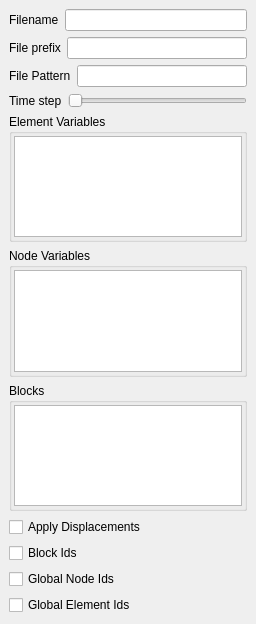
<ui version="4.0" >
 <author></author>
 <comment></comment>
 <exportmacro></exportmacro>
 <class>ExodusReader</class>
 <widget class="QWidget" name="ExodusReader" >
  <property name="geometry" >
   <rect>
    <x>0</x>
    <y>0</y>
    <width>256</width>
    <height>624</height>
   </rect>
  </property>
  <property name="windowTitle" >
   <string>Form</string>
  </property>
  <layout class="QVBoxLayout" >
   <property name="margin" >
    <number>9</number>
   </property>
   <property name="spacing" >
    <number>6</number>
   </property>
   <item>
    <layout class="QHBoxLayout" >
     <property name="margin" >
      <number>0</number>
     </property>
     <property name="spacing" >
      <number>6</number>
     </property>
     <item>
      <widget class="QLabel" name="label_2" >
       <property name="text" >
        <string>Filename</string>
       </property>
      </widget>
     </item>
     <item>
      <widget class="QLineEdit" name="FileName" />
     </item>
    </layout>
   </item>
   <item>
    <layout class="QHBoxLayout" >
     <property name="margin" >
      <number>0</number>
     </property>
     <property name="spacing" >
      <number>6</number>
     </property>
     <item>
      <widget class="QLabel" name="label_3" >
       <property name="text" >
        <string>File prefix</string>
       </property>
      </widget>
     </item>
     <item>
      <widget class="QLineEdit" name="FilePrefix" />
     </item>
    </layout>
   </item>
   <item>
    <layout class="QHBoxLayout" >
     <property name="margin" >
      <number>0</number>
     </property>
     <property name="spacing" >
      <number>6</number>
     </property>
     <item>
      <widget class="QLabel" name="label_4" >
       <property name="text" >
        <string>File Pattern</string>
       </property>
      </widget>
     </item>
     <item>
      <widget class="QLineEdit" name="FilePattern" />
     </item>
    </layout>
   </item>
   <item>
    <layout class="QHBoxLayout" >
     <property name="margin" >
      <number>0</number>
     </property>
     <property name="spacing" >
      <number>6</number>
     </property>
     <item>
      <widget class="QLabel" name="label" >
       <property name="text" >
        <string>Time step</string>
       </property>
      </widget>
     </item>
     <item>
      <widget class="QSlider" name="TimeStep" >
       <property name="orientation" >
        <enum>Qt::Horizontal</enum>
       </property>
      </widget>
     </item>
    </layout>
   </item>
   <item>
    <widget class="QGroupBox" name="groupBox" >
     <property name="title" >
      <string>Element Variables</string>
     </property>
     <layout class="QGridLayout" >
      <property name="margin" >
       <number>2</number>
      </property>
      <property name="spacing" >
       <number>6</number>
      </property>
      <item row="0" column="0" >
       <widget class="QListWidget" name="CellArrayStatus" />
      </item>
     </layout>
    </widget>
   </item>
   <item>
    <widget class="QGroupBox" name="groupBox_2" >
     <property name="title" >
      <string>Node Variables</string>
     </property>
     <layout class="QGridLayout" >
      <property name="margin" >
       <number>2</number>
      </property>
      <property name="spacing" >
       <number>6</number>
      </property>
      <item row="0" column="0" >
       <widget class="QListWidget" name="PointArrayStatus" />
      </item>
     </layout>
    </widget>
   </item>
   <item>
    <widget class="QGroupBox" name="groupBox_3" >
     <property name="title" >
      <string>Blocks</string>
     </property>
     <layout class="QGridLayout" >
      <property name="margin" >
       <number>2</number>
      </property>
      <property name="spacing" >
       <number>6</number>
      </property>
      <item row="0" column="0" >
       <widget class="QListWidget" name="BlockArrayStatus" />
      </item>
     </layout>
    </widget>
   </item>
   <item>
    <widget class="QCheckBox" name="ApplyDisplacements" >
     <property name="layoutDirection" >
      <enum>Qt::LeftToRight</enum>
     </property>
     <property name="text" >
      <string>Apply Displacements</string>
     </property>
    </widget>
   </item>
   <item>
    <widget class="QCheckBox" name="GenerateBlockIdCellArray" >
     <property name="layoutDirection" >
      <enum>Qt::LeftToRight</enum>
     </property>
     <property name="text" >
      <string>Block Ids</string>
     </property>
    </widget>
   </item>
   <item>
    <widget class="QCheckBox" name="GenerateGlobalNodeIdArray" >
     <property name="layoutDirection" >
      <enum>Qt::LeftToRight</enum>
     </property>
     <property name="text" >
      <string>Global Node Ids</string>
     </property>
    </widget>
   </item>
   <item>
    <widget class="QCheckBox" name="GenerateGlobalElementIdArray" >
     <property name="layoutDirection" >
      <enum>Qt::LeftToRight</enum>
     </property>
     <property name="text" >
      <string>Global Element Ids</string>
     </property>
    </widget>
   </item>
  </layout>
 </widget>
 <pixmapfunction></pixmapfunction>
 <resources/>
 <connections/>
</ui>
